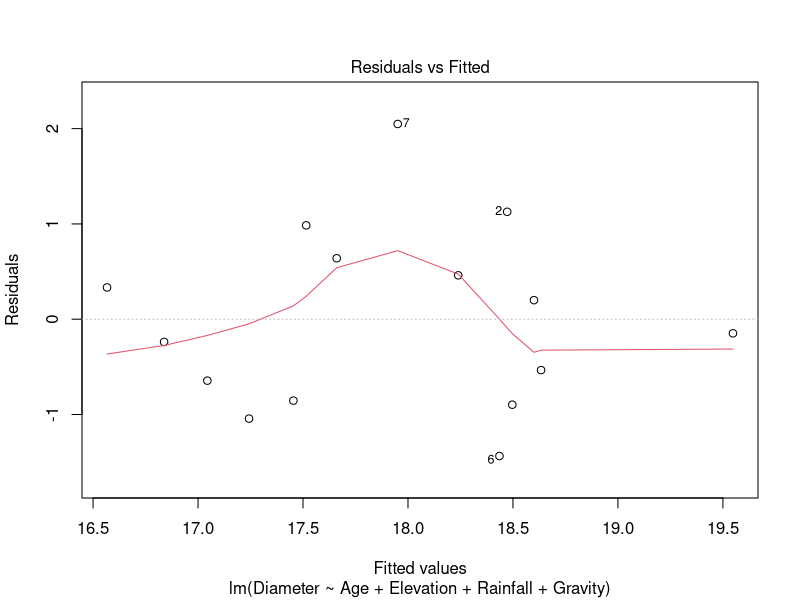
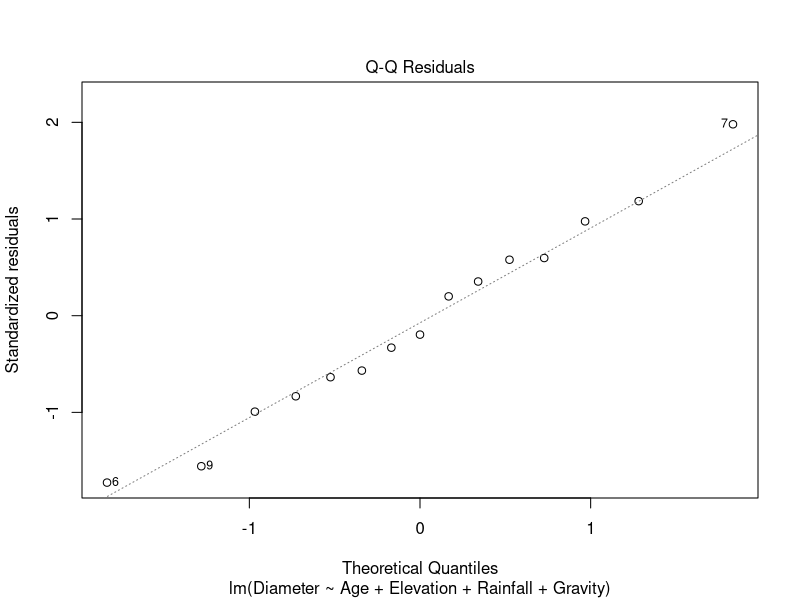
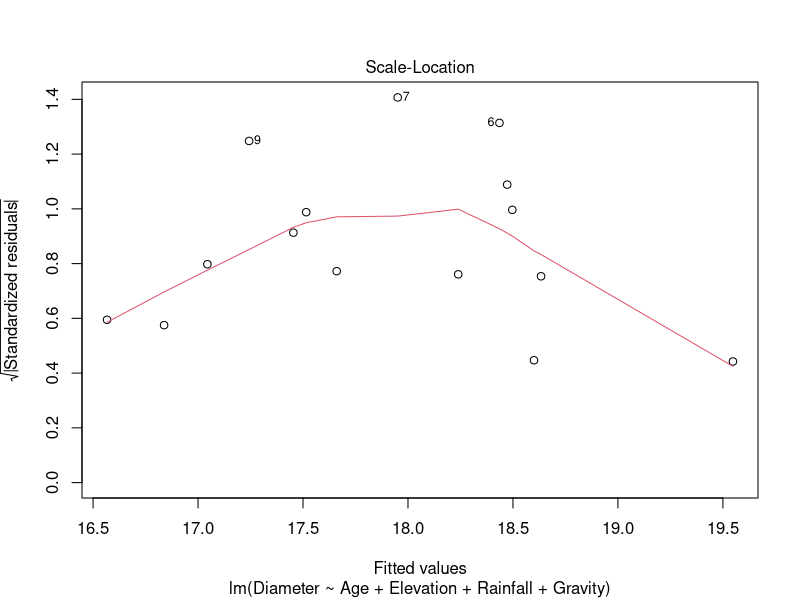
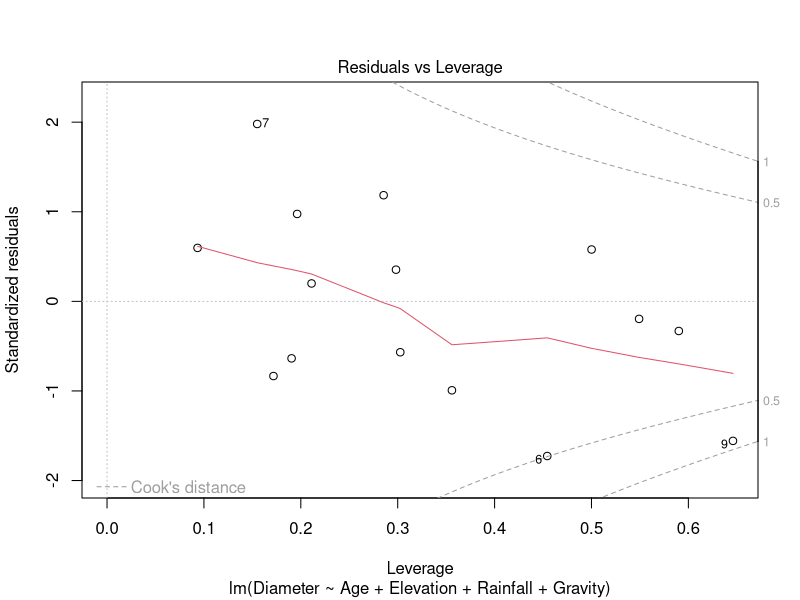
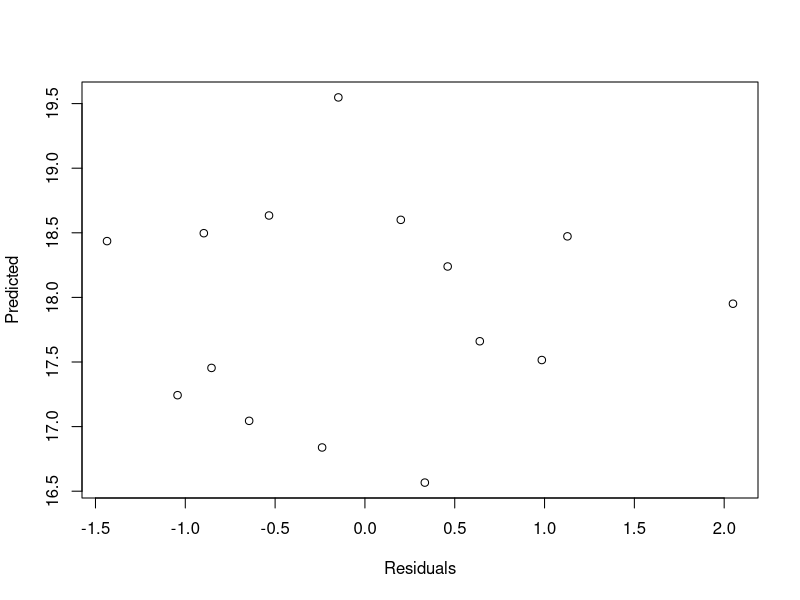
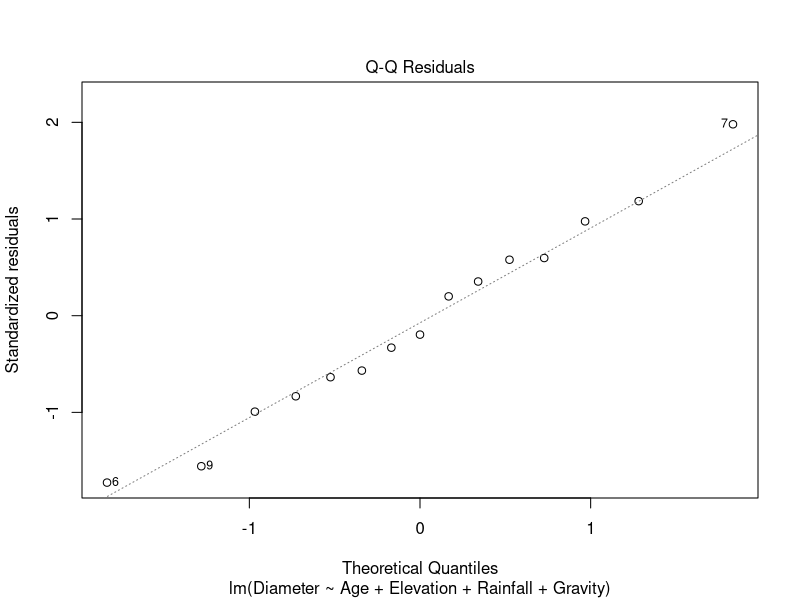

These charts were generated, in order, by the following R code:
# [09-09-2026]
# WEEK-6
# REGRESSION
##  Simple Linear Regression:
### y = a + bx
### where y = Depended Variable; a = intercept; b = slope

##  Multiple Linear Regression:
### y = alpha + beta1.x1 + beta2.x2 + beta3.x3 + ....
### where alpha = Intercept; beta = slope; x1, x2, x3, .... = variables

## Residual Value:
### Residual value [ERROR] = Actual Value - Predicted Value

## Normality:
### Residual should follow N-Distribution

## Multi-collinearity:
### Two or more independent variable are highly correlated with each other
### Indicator = Variance Inflation Factor [VIF]
###   if VIF close to 1 => NO or little collinearity
###   if VIF below 1 and 5 => Acceptable Collinearity
###   if VIF greater than 5 => Possible Multi-Collinearity
###   if VIF > 10 => Serious Multi-collinearity

## Example-1:
Diameter = c(18.1, 19.6, 16.6, 16.4, 16.9, 17.0, 20.0, 16.6, 16.2, 18.5, 18.7, 19.4, 17.6, 18.3, 18.8)
Age = c(35, 36, 34, 35, 36, 32, 35, 38, 39, 34, 32, 31, 35, 36, 32)
Elevation = c(1.5, 1.2, 2.1, 2.3, 2.5, 1.6, 1.5, 1.4, 2.3, 2.5, 2.6, 1.2, 1.3, 1.8, 1.9)
Rainfall = c(110, 115, 80, 89, 78, 54, 86, 110, 118, 119, 200, 240, 210, 110, 118)
Gravity = c(0.63, 0.59, 0.56, 0.55, 0.54, 0.59, 0.56, 0.46, 0.63, 0.60, 0.63, 0.58, 0.55, 0.57, 0.62)



## (a)
MLR=lm(Diameter~Age+Elevation+Rainfall+Gravity)
summary(MLR)

## (b)
plot(MLR)

## (c)
install.packages("caTools") # For Linear regression
install.packages('car')   # To check multi-collinearity  
install.packages("quantmod") 
install.packages("MASS") 
install.packages("corrplot")   # plot correlation plot 
library(caTools) 
library(car) 
library(quantmod) 
library(MASS) 
library(corrplot)
vif(MLR)
### Inference: No factor is having > 10. Hence there is no Multicollinerarity.

## (d)
Residuals=resid(MLR)
Predicted=predict(MLR)
Residuals
Predicted
plot(Residuals,Predicted)

## (e)
plot(MLR,2)
shapiro.test(Residuals) 
